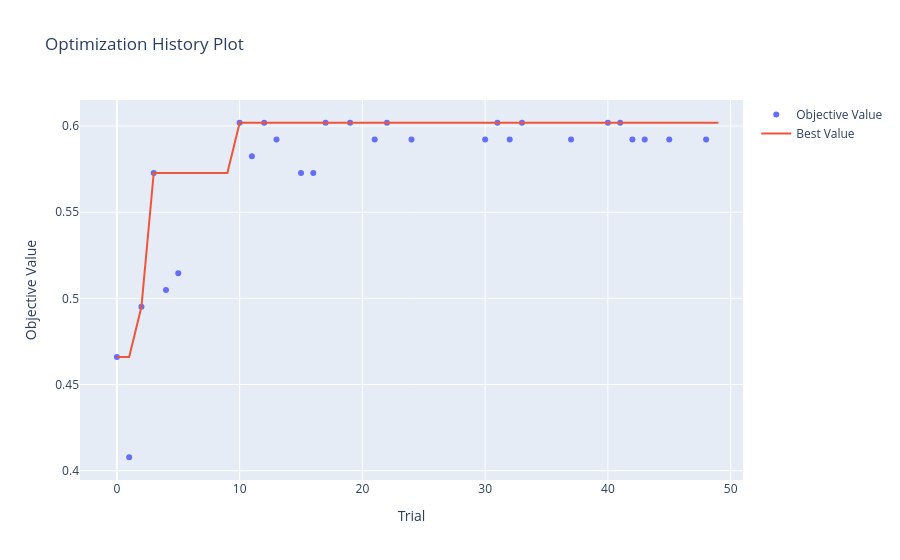

Notebook code cell kept with this figure:
### Markdown cell above
#### Визцализация optuna

### Code cell
vis.plot_optimization_history(study).show()

### Figure 1 — Plotly figure (JSON) as saved in the notebook; plotly's stock layout.template omitted (floating-point values rounded to 4 significant figures)
{"data": [{"mode": "markers", "name": "Objective Value", "type": "scatter", "x": [0, 1, 2, 3, 4, 5, 10, 11, 12, 13, 15, 16, 17, 19, 21, 22, 24, 30, 31, 32, 33, 37, 40, 41, 42, 43, 45, 48], "y": [0.466, 0.4078, 0.4951, 0.5728, 0.5049, 0.5146, 0.6019, 0.5825, 0.6019, 0.5922, 0.5728, 0.5728, 0.6019, 0.6019, 0.5922, 0.6019, 0.5922, 0.5922, 0.6019, 0.5922, 0.6019, 0.5922, 0.6019, 0.6019, 0.5922, 0.5922, 0.5922, 0.5922]}, {"mode": "lines", "name": "Best Value", "type": "scatter", "x": [0, 1, 2, 3, 4, 5, 6, 7, 8, 9, 10, 11, 12, 13, 14, 15, 16, 17, 18, 19, 20, 21, 22, 23, 24, 25, 26, 27, 28, 29, 30, 31, 32, 33, 34, 35, 36, 37, 38, 39, 40, 41, 42, 43, 44, 45, 46, 47, 48, 49], "y": [0.466, 0.466, 0.4951, 0.5728, 0.5728, 0.5728, 0.5728, 0.5728, 0.5728, 0.5728, 0.6019, 0.6019, 0.6019, 0.6019, 0.6019, 0.6019, 0.6019, 0.6019, 0.6019, 0.6019, 0.6019, 0.6019, 0.6019, 0.6019, 0.6019, 0.6019, 0.6019, 0.6019, 0.6019, 0.6019, 0.6019, 0.6019, 0.6019, 0.6019, 0.6019, 0.6019, 0.6019, 0.6019, 0.6019, 0.6019, 0.6019, 0.6019, 0.6019, 0.6019, 0.6019, 0.6019, 0.6019, 0.6019, 0.6019, 0.6019]}, {"marker": {"color": "#cccccc"}, "mode": "markers", "name": "Infeasible Trial", "showlegend": false, "type": "scatter", "x": [], "y": []}], "layout": {"title": {"text": "Optimization History Plot"}, "xaxis": {"title": {"text": "Trial"}}, "yaxis": {"title": {"text": "Objective Value"}}}}
